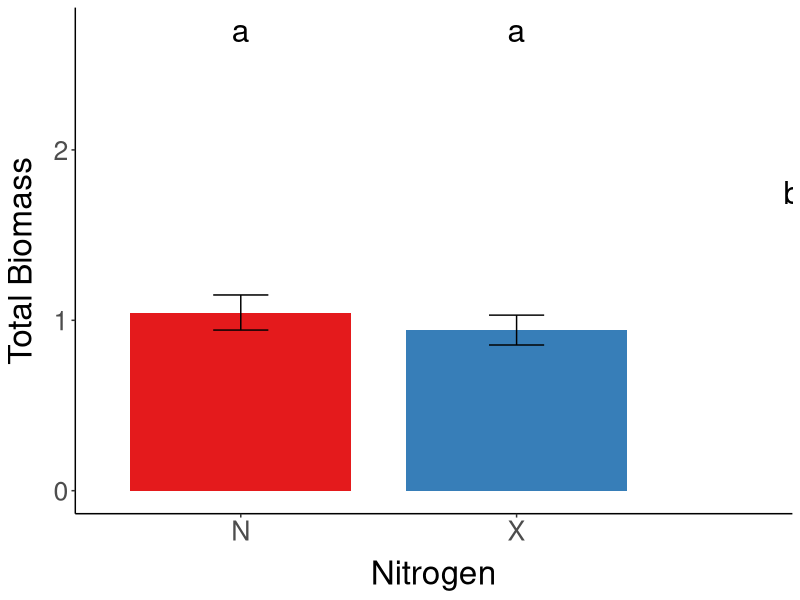
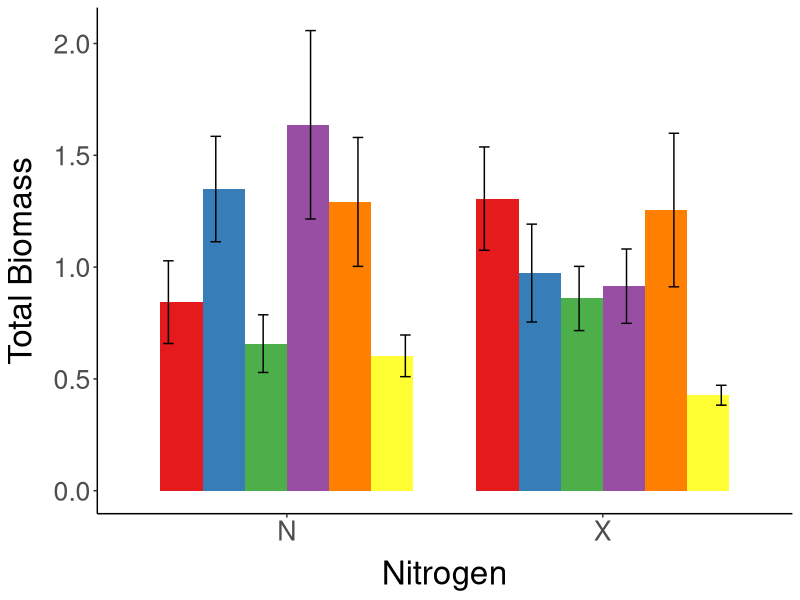

R code for these plots, in order:
#########################################
####### Data & R Exploration ############
#########################################

library(tidyverse)
library(RColorBrewer)
library(ggpubr)

setwd("~/Documents/Data") #working directory

biom1 <- read.csv("plant_biomass_all.csv") ### amy's computers ###

# remove weird columns ##
biom1.5 <- select(biom1, -starts_with("X"))

## species combination ##
biom2<- biom1.5 %>% 
  mutate(combination = substring(pot_id, 7, 10))

## hetero v. con specific ##
biom3 <- biom2%>% 
  mutate(mono_hetero = if_else(biom2$combination %in% c("EpEV", "CnEv", "CnEp"), "hetero", "mono"))

## nitrogen treatment ##
biom4 <- biom3 %>% 
  mutate(nitrogen = substring(pot_id, 5,5))

## make total biomass column ##
biom5 <- biom4 %>% 
  mutate(total_biomass = above_biomass_g+below_biomass_g)


## as if something is numeric, character, factor, integer ## 
is.numeric(biom5$above_biomass_g)

## define columns as numeric ##
biom5$above_biomass_g <- as.numeric(as.character(biom5$above_biomass_g))
biom5$below_biomass_g <- as.numeric(as.character(biom5$below_biomass_g))
biom5$total_biomass <- as.numeric(as.character(biom5$total_biomass))

## remove dead plants ##
biom6 <- na.omit(biom5)

## create yard column ##
biom6$yard = substring(biom6$pot_id, 12,14)




## bar graph summary statistics function from Kim ##
#barGraphStats(data=, variable="", byFactorNames=c(""))
barGraphStats <- function(data, variable, byFactorNames) {
  count <- length(byFactorNames)
  N <- aggregate(data[[variable]], data[byFactorNames], FUN=length)
  names(N)[1:count] <- byFactorNames
  names(N) <- sub("^x$", "N", names(N))
  mean <- aggregate(data[[variable]], data[byFactorNames], FUN=mean)
  names(mean)[1:count] <- byFactorNames
  names(mean) <- sub("^x$", "mean", names(mean))
  sd <- aggregate(data[[variable]], data[byFactorNames], FUN=sd)
  names(sd)[1:count] <- byFactorNames
  names(sd) <- sub("^x$", "sd", names(sd))
  preSummaryStats <- merge(N, mean, by=byFactorNames)
  finalSummaryStats <- merge(preSummaryStats, sd, by=byFactorNames)
  finalSummaryStats$se <- finalSummaryStats$sd / sqrt(finalSummaryStats$N)
  return(finalSummaryStats)
}
  
g1 <- ggplot(data = barGraphStats(data = biom6, variable = "total_biomass", byFactorNames = c("nitrogen")), aes(x=nitrogen, y=mean, fill=nitrogen)) +
    geom_bar(stat='identity', position=position_dodge(), width=0.8) +
    geom_errorbar(aes(ymin=mean-se, ymax=mean+se), width = 0.2, position = position_dodge(0.9)) +
    annotate("text", x = 1, y = 2.7 , label = "a", size = 8)+
    annotate("text", x = 2, y = 2.7 , label = "a", size = 8)+
    annotate("text", x = 3, y = 1.75, label = "b", size = 8) +
    scale_fill_brewer(palette = "Set1") + theme(legend.position = "none") + xlab("Nitrogen") + ylab("Total Biomass")
  
g1 + theme(panel.background = element_blank(), panel.grid.major = element_blank(), panel.grid.minor = element_blank(), axis.line = element_line(colour = "black"), text = element_text(size = 24),axis.title.y = element_text(margin = margin(t = 0, r = 10, b = 0, l = 0)), axis.title.x = element_text(margin = margin(t = 10, r = 0, b = 0, l = 0)), legend.position = "none")

g2 <- ggplot(data = barGraphStats(data = biom6, variable = "total_biomass", byFactorNames = c("nitrogen", "combination")), aes(x=nitrogen, y=mean, fill=combination)) +
  geom_bar(stat='identity', position=position_dodge(), width=0.8) +
  geom_errorbar(aes(ymin=mean-se, ymax=mean+se), width = 0.2, position = position_dodge(0.9)) +
  scale_fill_brewer(palette = "Set1") + xlab("Nitrogen") + ylab("Total Biomass")

g2 + theme(panel.background = element_blank(), panel.grid.major = element_blank(), panel.grid.minor = element_blank(), axis.line = element_line(colour = "black"), text = element_text(size = 24),axis.title.y = element_text(margin = margin(t = 0, r = 10, b = 0, l = 0)), axis.title.x = element_text(margin = margin(t = 10, r = 0, b = 0, l = 0)), legend.position = "none")
